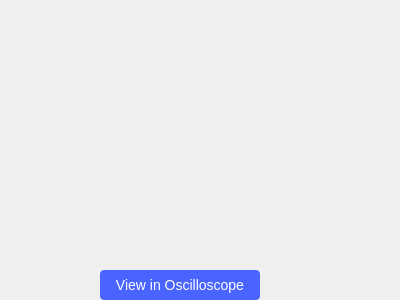
<?xml version="1.0" encoding="UTF-8"?>
<ui version="4.0">
 <class>NetworkAnalyzerBufferViewer</class>
 <widget class="QWidget" name="NetworkAnalyzerBufferViewer">
  <property name="geometry">
   <rect>
    <x>0</x>
    <y>0</y>
    <width>400</width>
    <height>300</height>
   </rect>
  </property>
  <property name="windowTitle">
   <string>Form</string>
  </property>
  <layout class="QVBoxLayout" name="verticalLayout">
   <property name="spacing">
    <number>0</number>
   </property>
   <property name="leftMargin">
    <number>0</number>
   </property>
   <property name="topMargin">
    <number>0</number>
   </property>
   <property name="rightMargin">
    <number>40</number>
   </property>
   <property name="bottomMargin">
    <number>0</number>
   </property>
   <item>
    <widget class="QWidget" name="mainWidget" native="true">
     <layout class="QVBoxLayout" name="mainLayout">
      <property name="spacing">
       <number>0</number>
      </property>
      <property name="leftMargin">
       <number>0</number>
      </property>
      <property name="topMargin">
       <number>0</number>
      </property>
      <property name="rightMargin">
       <number>0</number>
      </property>
      <property name="bottomMargin">
       <number>0</number>
      </property>
     </layout>
    </widget>
   </item>
   <item>
    <layout class="QHBoxLayout" name="horizontalLayout">
     <item>
      <spacer name="horizontalSpacer">
       <property name="orientation">
        <enum>Qt::Horizontal</enum>
       </property>
       <property name="sizeHint" stdset="0">
        <size>
         <width>40</width>
         <height>20</height>
        </size>
       </property>
      </spacer>
     </item>
     <item>
      <widget class="QPushButton" name="previousBtn">
       <property name="text">
        <string/>
       </property>
       <property name="icon">
        <iconset resource="../resources/resources.qrc">
         <normaloff>:/icons/time_trigger_left.svg</normaloff>:/icons/time_trigger_left.svg</iconset>
       </property>
       <property name="iconSize">
        <size>
         <width>32</width>
         <height>32</height>
        </size>
       </property>
       <property name="autoRepeat">
        <bool>true</bool>
       </property>
       <property name="flat">
        <bool>true</bool>
       </property>
      </widget>
     </item>
     <item>
      <widget class="QPushButton" name="viewInOsc">
       <property name="minimumSize">
        <size>
         <width>160</width>
         <height>30</height>
        </size>
       </property>
       <property name="maximumSize">
        <size>
         <width>16777215</width>
         <height>30</height>
        </size>
       </property>
       <property name="styleSheet">
        <string notr="true">QPushButton {
  min-height: 30px;
  max-height: 30px;

  border: 0px;
  border-radius: 4px;

  background-color: #4a64ff;
  color: #ffffff;

  font-size: 14px;
}

QPushButton:pressed {
  background-color: #2a44df;
}

QPushButton:hover {
	background-color: #4a34ff;
}</string>
       </property>
       <property name="text">
        <string>View in Oscilloscope</string>
       </property>
       <property name="checkable">
        <bool>false</bool>
       </property>
      </widget>
     </item>
     <item>
      <widget class="QPushButton" name="nextBtn">
       <property name="text">
        <string/>
       </property>
       <property name="icon">
        <iconset resource="../resources/resources.qrc">
         <normaloff>:/icons/time_trigger_right.svg</normaloff>:/icons/time_trigger_right.svg</iconset>
       </property>
       <property name="iconSize">
        <size>
         <width>32</width>
         <height>32</height>
        </size>
       </property>
       <property name="autoRepeat">
        <bool>true</bool>
       </property>
       <property name="flat">
        <bool>true</bool>
       </property>
      </widget>
     </item>
     <item>
      <spacer name="horizontalSpacer_2">
       <property name="orientation">
        <enum>Qt::Horizontal</enum>
       </property>
       <property name="sizeHint" stdset="0">
        <size>
         <width>40</width>
         <height>20</height>
        </size>
       </property>
      </spacer>
     </item>
    </layout>
   </item>
  </layout>
 </widget>
 <resources>
  <include location="../resources/resources.qrc"/>
 </resources>
 <connections/>
</ui>
